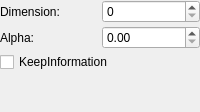
         <widget class="QWidget" name="ConcaveHull">
          <layout class="QVBoxLayout" name="verticalLayout_11">
           <property name="spacing">
            <number>3</number>
           </property>
           <property name="leftMargin">
            <number>0</number>
           </property>
           <property name="topMargin">
            <number>0</number>
           </property>
           <property name="rightMargin">
            <number>0</number>
           </property>
           <property name="bottomMargin">
            <number>0</number>
           </property>
           <item>
            <layout class="QHBoxLayout" name="horizontalLayout_28">
             <item>
              <widget class="QLabel" name="label_27">
               <property name="text">
                <string>Dimension: </string>
               </property>
              </widget>
             </item>
             <item>
              <widget class="QSpinBox" name="spin_dimensio_2"/>
             </item>
            </layout>
           </item>
           <item>
            <layout class="QHBoxLayout" name="horizontalLayout_29">
             <item>
              <widget class="QLabel" name="label_28">
               <property name="text">
                <string>Alpha: </string>
               </property>
              </widget>
             </item>
             <item>
              <widget class="QDoubleSpinBox" name="dspin_alpha"/>
             </item>
            </layout>
           </item>
           <item>
            <widget class="QCheckBox" name="check_value_2">
             <property name="text">
              <string>KeepInformation</string>
             </property>
            </widget>
           </item>
           <item>
            <spacer name="verticalSpacer_5">
             <property name="orientation">
              <enum>Qt::Vertical</enum>
             </property>
             <property name="sizeHint" stdset="0">
              <size>
               <width>20</width>
               <height>40</height>
              </size>
             </property>
            </spacer>
           </item>
          </layout>
         </widget>
